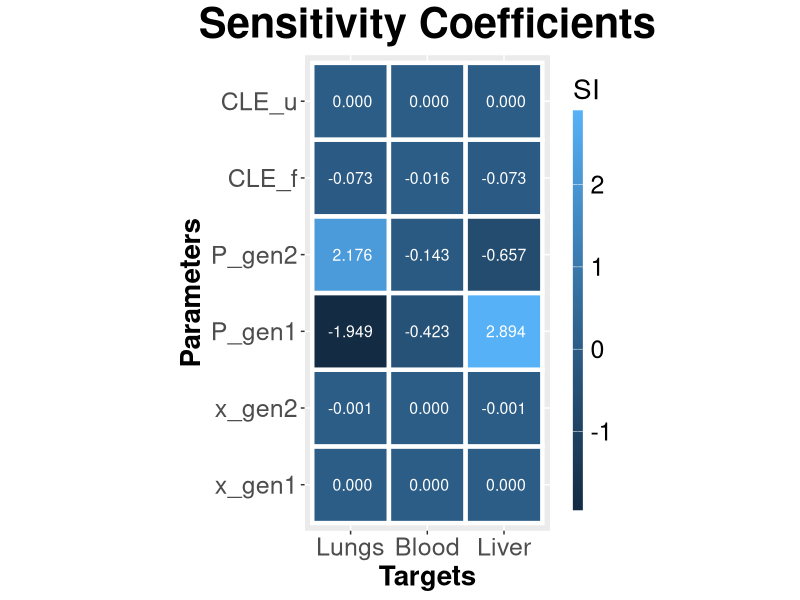

The R source for this figure:
library(deSolve)
library(ggplot2)

# Set the path to load the necessary data 
setwd("C:/Users/vassi/Documents/GitHub/PBPK_Lib/Data")

dose_kg <- 10 # mg/kg rat body
mass <- 250 # g  
dose <- dose_kg*mass/1000 # mg TiO2

# Load raw data from paper Xie et al.2011
df <- openxlsx::read.xlsx("TiO2_iv_rat.xlsx", sheet = 1, 
                          colNames = T, rowNames = T) 
# TiO2 NPs %ID/g of tissue  (Table 1)
excretion <- openxlsx::read.xlsx("Cummulative_Excretion.xlsx", sheet = 1, 
                                 colNames = T, rowNames = F) 
# accumulated excretory rate, expressed as %ID

excretion <- excretion[,c(2:3)]

# Transform to (mg of NPs)/(g of tissue)
df <- (df/100)*dose
excretion <- (excretion/100)*dose

####################################################################
###################             DATA             ###################
####################################################################


### Important!!! each compartment has a specific index vectors Tissue_fractions,
# Regional_flow_fractions, Capillary_fractions and cannot be changed

# The index of each compartment:
#Rest of Body (rob) --> 1
#Heart (ht) --> 2
#Kidneys (ki) --> 3
#Brain (br) --> 4
#Spleen (spl) --> 5
#Lungs (lu) --> 6
#Liver (li) --> 7
#Uterus (ut) --> 8
#Bone (bone) --> 9
#Adipose (ad) --> 10
#Skin (skin) --> 11
#Muscles (mu) --> 12
#Gastrointestinal track (GIT) --> 13


####################
### User's INPUT ###
####################
#### If any of these compartments don not exist in pbpk, just give it the value 
#### NA in compartments vector, example: "Heart" = NA and it will remove it 
#### from the equilibriums and the corresponding V_tis, V_cap, Q will be equal
#### to NA.


compartments <- list( "RoB"="RoB","Heart"="Heart", "Kidneys"="Kidneys", 
                      "Brain"= NA, "Spleen"="Spleen", "Lungs"="Lungs",
                      "Liver"="Liver", "Uterus"=NA, "Bone"="Bone", 
                      "Adipose"=NA, "Skin"=NA, "Muscles"=NA, "GIT"="GIT") 
#used as input in function, compartments that are used in pbpk


#####################################
### Function to create Parameters ###
#####################################
create.params <- function(comp_names, w){
  
  # List with names of all possible compartments
  all_comps <- list("RoB"="RoB","Heart"="Heart", "Kidneys"="Kidneys", "Brain"="Brain", "Spleen"="Spleen",
                    "Lungs"="Lungs", "Liver"="Liver", "Uterus"="Uterus", "Bone"="Bone", "Adipose"="Adipose", "Skin"="Skin", "Muscles"="Muscles",
                    "GIT"="GIT") # List with names of all possible compartments
  
  ### Density of tissues/organs
  d_tissue <- 1 #g/ml
  d_skeleton <- 1.92 #g/ml
  d_adipose <- 0.940 #g/ml
  
  Q_total <- (1.54*w^0.75)*60 # Total Cardiac Output (ml/h)
  
  Total_Blood <- 0.06*w+0.77 # Total blood volume (ml)
  
  fr_ad <- 0.0199*w + 1.644 # w in g,  Brown et al.1997 p.420. This equation gives the  adipose % of body weight 
  
  #read data from excel
  fractions <- openxlsx::read.xlsx("Rat physiological parameters.xlsx", sheet = 1, colNames = T, rowNames = T)
  fractions <- as.matrix(sapply(fractions, as.numeric))
  rownames(fractions) <- all_comps
  
  #Tissue weight fraction 
  Tissue_fractions <- fractions[,1]/100 # % of BW. Na values refers to the volume of the rest organs(RoB)
  Tissue_fractions[10] <- fr_ad/100
  #Regional blood flow fraction
  Regional_flow_fractions <- fractions[,2]/100 # % of total cardiac output
  #Capillary volume fractions (fractions of tissue volume)
  Capillary_fractions <- fractions[,3] # of tissue volume
  #Macrophage content as fraction tissue volume for each tissue/organ
  Macrophage_fractions <- fractions[,4] 
  
  W_tis <- rep(0,length(comp_names))
  V_tis <- rep(0,length(comp_names))
  V_cap <- rep(0,length(comp_names))
  W_macro <- rep(0,length(comp_names))  #one more for blood compartment
  Q <- rep(0,length(comp_names))
  
  
  for (i in 1:length(comp_names)) {
    control <- comp_names[i]
    
    Tissue_fractions[i] <- ifelse(is.na(control), NA, Tissue_fractions[i])
    Regional_flow_fractions[i] <- ifelse(is.na(control), NA, Regional_flow_fractions[i])
    Capillary_fractions[i] <- ifelse(is.na(control), NA, Capillary_fractions[i])
    Macrophage_fractions[i] <- ifelse(is.na(control), NA, Macrophage_fractions[i])
    
    ### Calculation of tissue weights  
    W_tis[i] <- w*Tissue_fractions[i]
    
    
    ###Calculation of tissue volumes
    
    if (i==9){
      V_tis[i] <- W_tis[i]/d_skeleton
    } else if(i==10){
      V_tis[i] <- W_tis[i]/d_adipose
    } else{
      V_tis[i] <- W_tis[i]/d_tissue 
    }
    
    ###Calculation of capillary volumes
    V_cap[i] <- V_tis[i]*Capillary_fractions[i]
    
    ###Volume of macrophage contents
    W_macro[i] <- W_tis[i]*Macrophage_fractions[i]
    
    ###Calculation of regional blood flows
    Q[i] <- Q_total*Regional_flow_fractions[i]
  }
  
  #Vm_ven <- 0.01*Vven #macrophage content in veins
  #Vm_art <- 0.01*Vart #0.02*Vart #macrophage content in arteries
  
  ### Calculations for "Soft tissue" compartment
  W_tis[1] <- w - sum(W_tis[2:length(W_tis)], na.rm = TRUE)
  V_tis[1] <- W_tis[1]/d_adipose     
  Q[1] <- Q_total - sum(Q[2:length(Q)],na.rm = TRUE) + Q[6]
  V_cap[1] <- V_tis[1]*Capillary_fractions[1] #Total_Blood - Vven - Vart - sum(V_cap[2:length(V_cap)], na.rm = TRUE)
  W_macro[1] <- W_tis[1]*Macrophage_fractions[1]
  
  parameters <- matrix(c(W_tis[],V_tis[],V_cap[],Q[],W_macro[]), ncol = 5)
  colnames(parameters) <- c("W_tis", "V_tis", "V_cap", "Q", "W_macro")
  rownames(parameters) <- all_comps
  
  Vven=0.64*Total_Blood
  Vart=0.15*Total_Blood
  Wm_ven=0.01*Vven
  Wm_art=0.01*Vart
  
  return(c(
    "Q_total"=Q_total, "V_blood"=Total_Blood, "V_ven"=Vven, "V_art"=Vart,
    
    "w_rob"=parameters[1,1], "w_ht"=parameters[2,1], "w_ki"=parameters[3,1], "w_spl"=parameters[5,1], "w_lu"=parameters[6,1], "w_li"=parameters[7,1], "w_bone"=parameters[9,1], "w_git"=parameters[13,1],
    
    "V_tis_rob"=parameters[1,2], "V_tis_ht"=parameters[2,2], "V_tis_ki"=parameters[3,2], "V_tis_spl"=parameters[5,2], "V_tis_lu"=parameters[6,2], "V_tis_li"=parameters[7,2], "V_tis_bone"=parameters[9,2], "V_tis_git"=parameters[13,2], 
    
    "V_cap_rob"=parameters[1,3], "V_cap_ht"=parameters[2,3], "V_cap_ki"=parameters[3,3], "V_cap_spl"=parameters[5,3], "V_cap_lu"=parameters[6,3], "V_cap_li"=parameters[7,3], "V_cap_bone"=parameters[9,3], "V_cap_git"=parameters[13,3],
    
    "Q_rob"=parameters[1,4], "Q_ht"=parameters[2,4], "Q_ki"=parameters[3,4], "Q_spl"=parameters[5,4], "Q_lu"=parameters[6,4], "Q_li"=parameters[7,4], "Q_bone"=parameters[9,4], "Q_git"=parameters[13,4]
    
  ))
}

# Physiological parameters units
# V_blood, V_ven, V_art (ml): Volume of total blood, venous blood and arterial blood
# w_i (g):                    mass of tissue or organ "i"
# V_tis_i (ml):                volume of tissue or organ "i"
# V_cap_i (ml):                volume of capillary blood in tissue "i"
# Q_i, Q_total (ml/h):        regional blood flow of tissue or organ "i"


#===============================================
#2. Function to create initial values for ODEs 
#===============================================

create.inits <- function(parameters, dose){
  with( as.list(parameters),{
    M_ht<-0; M_lu<-0; M_li<-0; M_spl<-0; M_ki<-0; M_git<-0; M_bone<-0; M_rob<-0;
    
    M_cap_ht<-0; M_cap_lu<-0; M_cap_li<-0; M_cap_spl<-0; M_cap_ki<-0; M_cap_git<-0; M_cap_bone<-0; M_cap_rob<-0;
    
    M_ven<-dose; M_art<-0
    M_feces<-0; M_urine<-0 
    
    return(c("M_ht" = M_ht, "M_lu" = M_lu, 
             "M_li" = M_li, "M_spl" = M_spl, 
             "M_ki" = M_ki, "M_git" = M_git, 
             "M_bone" = M_bone,"M_rob"=M_rob,
             
             "M_cap_ht" = M_cap_ht, "M_cap_lu" = M_cap_lu, 
             "M_cap_li" = M_cap_li, "M_cap_spl" = M_cap_spl, 
             "M_cap_ki" = M_cap_ki, "M_cap_git" = M_cap_git, 
             "M_cap_bone" = M_cap_bone,"M_cap_rob"=M_cap_rob,
             
             "M_ven" = M_ven, "M_art" = M_art, "M_feces" = M_feces, "M_urine" = M_urine))
    
  })
}

#==============
#3. ODEs System
#==============
ode.func <- function(time, inits, params){
  with(as.list(c(inits, params)),{
    
    
    x_ht <- x_gen1
    x_lu <- x_gen1
    x_li <- x_gen1
    x_spl <- x_gen1
    x_ki <- x_gen2
    x_git <- x_gen2 
    x_bone <- x_gen2
    x_rob <- x_gen2
    
    P_ht <- P_gen1
    P_lu <- P_gen2
    P_li <- P_gen1
    P_spl <- P_gen2
    P_ki <- P_gen1
    P_git <- P_gen2 
    P_bone <- P_gen2
    P_rob <- P_gen1
    
    # Concentrations (mg of NPs)/(g of wet tissue)
    C_ht <- M_ht/w_ht
    C_cap_ht <- M_cap_ht/V_cap_ht
    C_lu <- M_lu/w_lu
    C_cap_lu <- M_cap_lu/V_cap_lu
    C_li <- M_li/w_li
    C_cap_li <- M_cap_li/V_cap_li
    C_spl <- M_spl/w_spl
    C_cap_spl <- M_cap_spl/V_cap_spl
    C_ki <- M_ki/w_ki
    C_cap_ki <- M_cap_ki/V_cap_ki
    C_git <- M_git/w_git
    C_cap_git <- M_cap_git/V_cap_git
    C_bone <- M_bone/w_bone
    C_cap_bone <- M_cap_bone/V_cap_bone
    C_rob <- M_rob/w_rob
    C_cap_rob <- M_cap_rob/V_cap_rob
    
    C_ven <- M_ven/V_ven
    C_art <- M_art/V_art
    
    # Heart
    dM_cap_ht <- Q_ht*(C_art - C_cap_ht) - x_ht*Q_ht*(C_cap_ht - C_ht/P_ht)
    dM_ht <- x_ht*Q_ht*(C_cap_ht - C_ht/P_ht) 
    
    # Lungs
    dM_cap_lu <- Q_total*(C_ven - C_cap_lu) - x_lu*Q_total*(C_cap_lu - C_lu/P_lu)
    dM_lu <-  x_lu*Q_total*(C_cap_lu - C_lu/P_lu)
    
    # Liver 
    dM_cap_li <- Q_li*(C_art - C_cap_li) + Q_spl*(C_cap_spl - C_cap_li) - x_li*(Q_li)*(C_cap_li - C_li/P_li)
    dM_li <- x_li*Q_li*(C_cap_li - C_li/P_li) 
    
    # Spleen
    dM_cap_spl <- Q_spl*(C_art - C_cap_spl) - x_spl*Q_spl*(C_cap_spl - C_spl/P_spl)
    dM_spl <- x_spl*Q_spl*(C_cap_spl - C_spl/P_spl) 
    
    # Kidneys
    dM_cap_ki <- Q_ki*(C_art - C_cap_ki) - x_ki*Q_ki*(C_cap_ki - C_ki/P_ki)
    dM_ki <- x_ki*Q_ki*(C_cap_ki - C_ki/P_ki) - CLE_u*M_ki
    
    # GIT - Gastrointestinal Track
    dM_cap_git <- Q_git*(C_art - C_cap_git) - x_git*Q_git*(C_cap_git - C_git/P_git)
    dM_git <- x_git*Q_git*(C_cap_git - C_git/P_git) - CLE_f*M_git
    
    # Bone
    dM_cap_bone <- Q_bone*(C_art - C_cap_bone) - x_bone*Q_bone*(C_cap_bone - C_bone/P_bone)
    dM_bone <- x_bone*Q_bone*(C_cap_bone - C_bone/P_bone) 
    
    
    # RoB - Rest of Body
    dM_cap_rob <- Q_rob*(C_art - C_cap_rob) - x_rob*Q_rob*(C_cap_rob - C_rob/P_rob)
    dM_rob <- x_rob*Q_rob*(C_cap_rob - C_rob/P_rob) 
    
    # Urine
    dM_urine <- CLE_u*M_ki
    
    # Feces
    dM_feces <- CLE_f*M_git
    
    # Venous Blood
    dM_ven <- Q_ht*C_cap_ht + (Q_li + Q_spl)*C_cap_li + Q_ki*C_cap_ki + Q_git*C_cap_git +
      Q_bone*C_cap_bone + Q_rob*C_cap_rob - Q_total*C_ven
    
    # Arterial Blood
    dM_art <-  Q_total*C_cap_lu - Q_total*C_art
    
    Blood_total <- M_ven + M_art
    Blood <- Blood_total/(V_blood)
    
    list(c("dM_ht" = dM_ht, "dM_lu" = dM_lu, 
           "dM_li" = dM_li, "dM_spl" = dM_spl, 
           "dM_ki" = dM_ki, "dM_git" = dM_git, 
           "dM_bone" = dM_bone,"dM_rob"=dM_rob,
           
           "dM_cap_ht" = dM_cap_ht, "dM_cap_lu" = dM_cap_lu, 
           "dM_cap_li" = dM_cap_li, "dM_cap_spl" = dM_cap_spl, 
           "dM_cap_ki" = dM_cap_ki, "dM_cap_git" = dM_cap_git, 
           "dM_cap_bone" = dM_cap_bone,"dM_cap_rob"=dM_cap_rob,
           
           "dM_ven" = dM_ven, "dM_art" = dM_art, "dM_feces" = dM_feces, 
           "dM_urine" = dM_urine),
         
         "Blood"=Blood,
         "Heart"=C_ht, "Lungs"=C_lu, "Liver"=C_li, "Spleen"=C_spl,
         "Kidneys"=C_ki, "Git"=C_git, "Bone"=C_bone, "Rob"=C_rob,
         "Feces"=M_feces, "Urine"=M_urine)
  })
}


#---------------------
# Custom AUC function
#---------------------
AUC <- function(x, y){
  individual_auc <- c()
  for (i in 1:(length(x)-1)){
    individual_auc[i] <- (y[i]+y[i+1])*(x[i+1]-x[i])/2
  }
  return(sum(individual_auc))
}

#---------------------------------------------------
# SENSITIVITY ANALYSIS FUNCTION for PBPK Models
#---------------------------------------------------

PBPK_sensitivity <- function(model, parms, ranges, targets, method,
                             ode_settings, heatmap = FALSE){
  
  if(is.null(model)){
    stop("The ODEs of the PBPK model must be provided as a function compatible
         with the deSolve library")
  }
  if(is.null(parms)){
    stop("A vector with the names and the values of the parameters for the 
         analysis must be provided")
  }
  if(is.null(method)){
    stop("The method of the sensitivity analysis must be defined
         (\"Local\" or \"Global\")")
  }
  
  if(method=="Local"){
    # Local Sensitivity Analysis
    
    # Store the initial values of the parms in a vector
    parms_0 <- parms
    
    # The variation dp of each parameter will be equal to "ranges" value 
    if(!is.numeric(ranges) | length(ranges) != 1 | ranges<=0 | ranges>1){
      # "ranges" must be a single numeric value in (0,1]
      stop("For local sensitivity analysis \"ranges\"  should be 
           a single numeric value in (0,1]")
    }else{dp <- ranges}
    
    # Get the number of the parameters and targets
    N_parms <- length(parms_0) # The total number of parameters to be analysed
    N_targets <- length(targets)
    
    # Take all objects from the ode_settings list 
    constant_params <- ode_settings[[1]] # Take the constant parameters
                                         # of the model
    inits <- ode_settings[[2]] # Initial conditions of the ODEs
    sample_time <- ode_settings[[3]] # Time points of solution
    solver <- ifelse(ode_settings[[4]] == "default", "bdf", ode_settings[[4]])
    # Select the solver to use later
    
    # Calculate the ODEs for the initial parameters
    solution_0 <- ode(times=sample_time, func=model, y=inits, 
                      parms=c(constant_params, parms_0), 
                      method=solver, rtol=1e-5, atol=1e-5)
    
    if(sum(!(targets %in% colnames(solution_0))) != 0){
      stop("As \"targets\" should be provided the name(s) of one or more
      of the outputs (compertments) of the PBPK model")
    }
    
    # Calculate AUC of each target-compartment for the initial parameters
    AUC_0 <- c()
    for (i in 1:N_targets) {
      AUC_0[i] <- AUC(solution_0[,"time"],solution_0[,targets[i]])
    }
    
    # Initialize a vector to store the sensitivity indexes
    SI <- matrix(NA, nrow = N_parms, ncol = N_targets)
    for (i in 1:N_parms) {
      parms <- parms_0
      parms[i] <- parms[i]*(1 + dp)
      # Merge the new parms vector with the constant params of the model
      params <- c(constant_params, parms)
      
      # Solve the ode system for given initial values and time
      solution <- ode(times=sample_time, func=model, y=inits, parms=params, 
                      method=solver, rtol=1e-5, atol=1e-5)
      
      for (j in 1:N_targets) {
        # Calculate AUC for the target compartment j
        AUC_j <- AUC(solution[,"time"],solution[,targets[j]])
        
        # Calculate sensitivity index of parameter i 
        # Relative Sensitivity = (dAUC/AUC)/(dp/p)
        SI[i,j] <- ((AUC_j-AUC_0[j])/AUC_0[j])/(dp/ parms_0[i])
      }
    }
    rownames(SI) <- names(parms)
    colnames(SI) <- targets
    
  }else{
    print("Global Sensitivity not ready!")
  }
  
  #----------
  # Heatmaps
  #----------
  if(heatmap){
    
    if(length(targets)==1){
      stop("Provide more than 1 targets in order to create a heatmap
           or turn \"heatmap\" to \"FALSE\".")
    }
    
    # Transform SI matrix to long format dataframe
    data_to_plot <- reshape2::melt(SI)
    colnames(data_to_plot) <- c("Parameters","Targets", "SI")
    
    heatmap_plot <- ggplot(data_to_plot, aes(x = Targets, y = Parameters,
                                             fill = SI)) +
      geom_tile(color = "white",
                lwd = 1.5,
                linetype = 1)+ # Add white borders to tiles
      
      geom_text(aes(label = format(round(SI, digits=3))),
                color = "white", size = 4) + # Show the SI value
      
      coord_fixed() + #Transforms the tiles of the heatmap to squares 
      
      guides(fill = guide_colourbar(barwidth = 0.5,
                                    barheight = 20)) +
      
      labs(title = "Sensitivity Coefficients",
           y = "Parameters",
           x = "Targets") +
      
      theme(plot.title =element_text(hjust = 0.5, size=30, face="bold"),
            axis.title.y =element_text(hjust = 0.5, size=20, face="bold"),
            axis.text.y=element_text(size=18),
            axis.title.x =element_text(hjust = 0.5, size=20, face="bold"),
            axis.text.x=element_text(size=18, 
                                     angle = ifelse(length(targets)>5, 90, 0)),
            legend.title=element_text(hjust = 0.01, size=20), 
            legend.text=element_text(size=18))
    Plots <- list(heatmap_plot)
  }
  
  #-------------------------------------
  # Create a list to return the results 
  #-------------------------------------
  
  data_list <- list("Method"=method, "Targets"=targets,
                    "Change of parameters" = dp,
                    "Parameters" = parms_0, 
                    "Normalized Sensitivity Coefficients"=data.frame(SI), 
                    "Heatmap" = ifelse(heatmap, Plots, "FALSE"))
  
  return(data_list)
  
  
}

#-----------------
# Prepare input
#-----------------

parms <- c("x_gen1" = 0.1, # random value - unitless
           "x_gen2" = 0.004, # random value - unitless
           "P_gen1" = 5, # random value - unitless
           "P_gen2" = 2.9, # random value - unitless 
           "CLE_f" = 0.36,
           "CLE_u" = 0.0026)

params<-create.params(compartments,mass)
inits <- create.inits(params, dose)
sample_time <- c(0,1,3,7, 15, 30)*24 # hours

ode_settings <- list(params=params, 
                     inits=inits,
                     sample_time=sample_time,
                     solver= "default")


targets <- c("Lungs", "Blood", "Liver")
#targets <- c("Blood", "Heart", "Lungs", "Liver", "Spleen", "Kidneys",
#             "Git", "Bone", "Rob", "Feces", "Urine")



test <- PBPK_sensitivity(model = ode.func, parms=parms, ranges = 0.1,
                         targets = targets,
                         method = "Local",ode_settings = ode_settings, 
                         heatmap = TRUE) 

test
